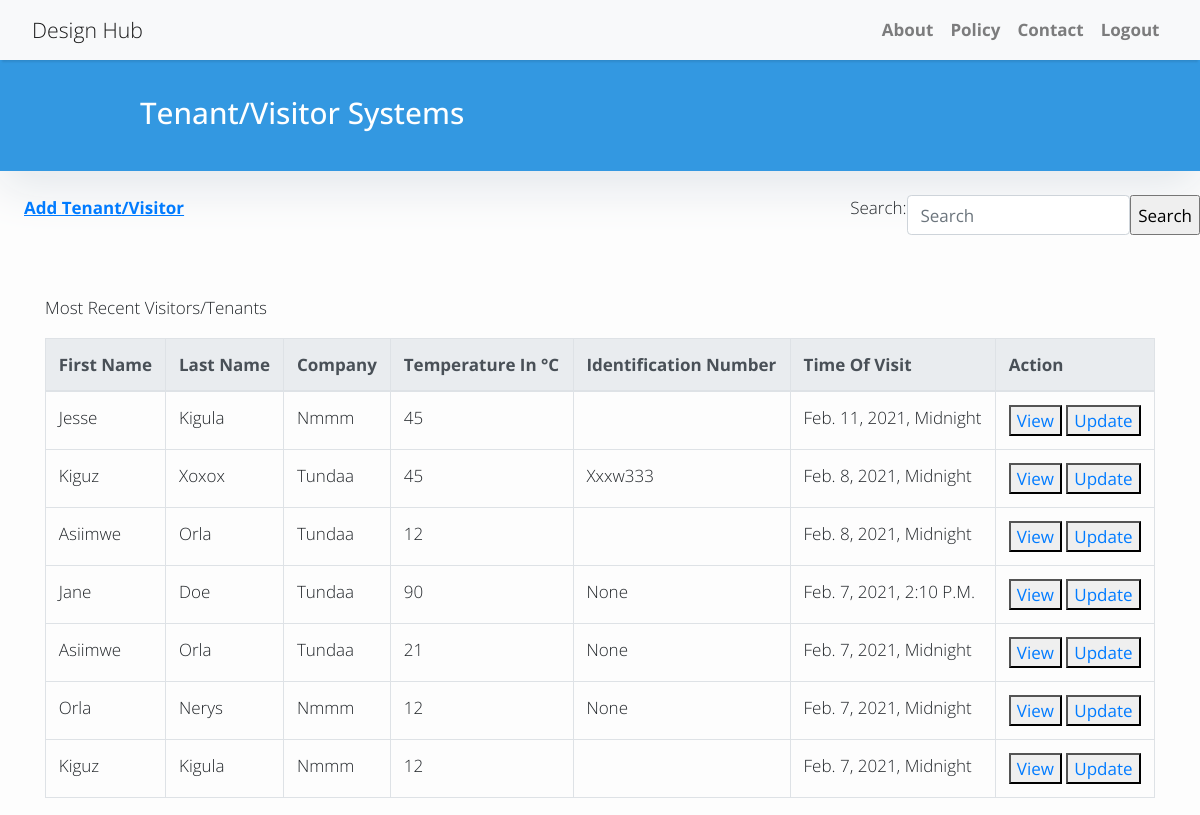
The app's page /visitors (signed in), older data.
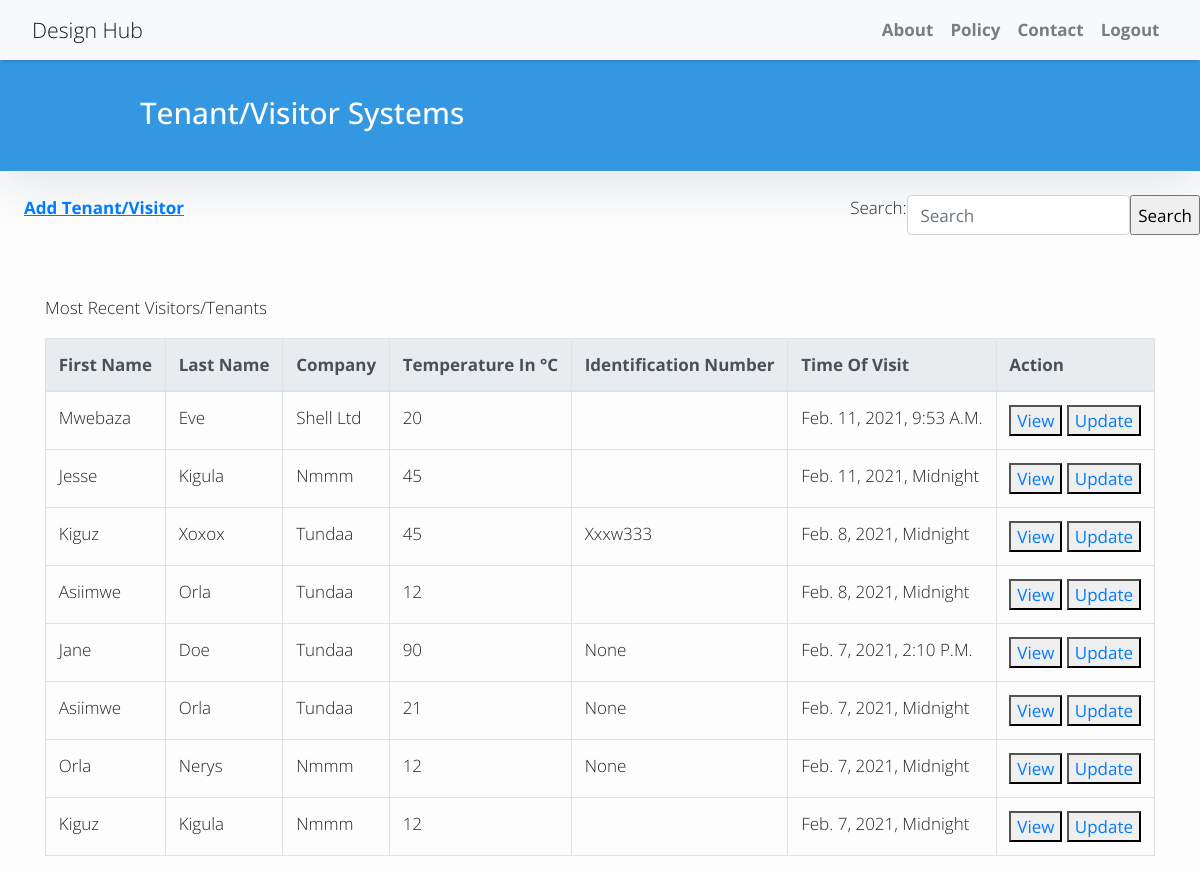
The same page, newer data.
### systems/models.py (models this page shows, shortened)
class Tenant(models.Model):
    id=models.IntegerField(primary_key=True)
    first_name=models.CharField(max_length=20)
    last_name=models.CharField(max_length=20)
    company=models.CharField(max_length=20)
    temperature=models.IntegerField()
    date=models.DateTimeField(auto_now_add=True)
    id_no= models.CharField(blank=True,max_length=20,null=True)
    class Meta:
        ordering=['-date']

### systems/views.py (the view)
# urls.py: path('visitors', views.get_visitors ,name='get_visitors'),
@login_required
def get_visitors(request):
    tenants=Tenant.objects.all()
    form = SearchForm()
    if request.method == 'POST':
        form = SearchForm(request.POST)
        if form.is_valid():
            search_word=form.cleaned_data['search']
            result=Tenant.objects.filter(first_name=search_word)
            context={
                'result':result,
                'form':form
            }
            return(render( request, 'get_visitors.html',context))
        else:
            form= SearchForm()
    else:
        context={
            'tenants':tenants,
            'form':form,
        }
        return(render( request, 'get_visitors.html',context))

### systems/forms.py
class SearchForm(forms.Form):
    search = forms.CharField(
        required=True,
        widget=forms.TextInput(attrs={
            "class": "form-control",
            "placeholder": "Search"
        })
    )

### systems/templates/get_visitors.html (shortened to what this page needs)
{% extends "base.html" %}
{% block content %}
<header class="masthead">
    <div class="container">
        <div class="row">
            <div class=" col-md-8 col-md-10 mx-auto">
                <div class="site-heading">
                    <h3 class=" site-heading my-4 mt-3 text-white"> Tenant/Visitor Systems</h3>
                </div>
            </div>
        </div>
    </div>
</header>
<div>
    <div class='cont'>
        <a class="linked" style='cursor:pointer' href="{% url 'add_visitors'%}"> Add Tenant/Visitor</a>
        <form class="search-form" method="post">
            {{ form }}
            <input type="submit" value="Search">
        </form>
    </div>
   {%if not result%}
    <div class="container">
        <p>Most Recent Visitors/Tenants </p>
        <table class="table table-bordered">
            <thead class="thead-light">
                <tr>
                    <th scope="col">First Name</th>
                    <th scope="col">Last Name</th>
                    <th scope="col">Company</th>
                    <th scope="col">Temperature in &deg;C</th>
                    <th scope="col">Identification number</th>
                    <th scope="col">Time of Visit</th>
                    <th scope="col">Action</th>
                </tr>
            </thead>
            <tbody>
                {%for tenant in tenants%}
                <tr>
                    <td>{{tenant.first_name}} </td>
                    <td>{{tenant.last_name}}</td>
                    <td>{{tenant.company}} </td>
                    <td>{{tenant.temperature}}</td>
                    <td>{{tenant.id_no}} </td>
                    <td>{{tenant.date}} </td>
                    <td><button><a href="{%url 'visitor_details' tenant.pk%}" style="cursor:pointer;"> View </a></button>
                        <button><a href="{%url 'update_visitor' tenant.pk%}" style="cursor:pointer;"> Update</a> </button></td>
                </tr>
                {%endfor%}
            </tbody>
        </table>
    </div>
    {% endif %}
    </div>
    {%endblock%}

### systems/templates/base.html (shortened to what this page needs)
<!DOCTYPE html>
<html>
<head>
    <link rel="stylesheet" href="https://maxcdn.bootstrapcdn.com/bootstrap/4.0.0/css/bootstrap.min.css"
 />
</head>
<body>
    <nav class="navbar navbar-expand-lg navbar-light bg-light shadow" id="mainNav">
        <div class="container-fluid">
            <a class="navbar-brand" href="#">Design Hub</a>
            <div class="collapse navbar-collapse" id="navbarResponsive">
                <ul class="navbar-nav ml-auto">
                    <li class="nav-item text-black">
                        <a class="nav-link text-black font-weight-bold" href="#">About</a>
                    </li>
                    <li class="nav-item text-black">
                        <a class="nav-link text-black font-weight-bold" href="#">Policy</a>
                    </li>
                    <li class="nav-item text-black">
                        <a class="nav-link text-black font-weight-bold" href="3">Contact</a>
                    </li>
                   <div>
    {% if user.is_authenticated %}
    <li class="nav-item text-black">
                        <a class="nav-link text-black font-weight-bold" href="{% url 'logout' %}">Logout</a>
                    </li>
    {% else %}
          <li class="nav-item text-black">
                        <a class="nav-link text-black font-weight-bold" href="{% url 'login' %}">Login</a>
                    </li>
    {% endif %}
</div>
                </ul>
            </div>
        </div>
    </nav>
    {% block content %}{% endblock content %}
</body>
</html>

### systems/templates/base.html (style rules this page uses)
body,html { font-family: 'Open Sans', sans-serif; font-size: 17px; background-color: #fdfdfd; font-weight:'bold' }
.shadow { box-shadow: 0 4px 2px -2px rgba(0, 0, 0, 0.1); }
.masthead { background: #3398E1; height: auto; padding-bottom: 15px; box-shadow: 0 16px 48px #E3E7EB; padding-top: 10px; }

### systems/templates/get_visitors.html (style rules this page uses)
body { font-family: 'Open Sans', sans-serif; font-size: 17px; background-color: #fdfdfd; font-weight: lighter; text-transform: capitalize; }
.cont { display: flex; flex-direction: row; justify-content: space-between; padding-left: 2%; padding-top: 2%; padding-bottom: 5%; }
.search-form { display: flex; flex-direction: row; }
.linked { font-weight: bold; text-decoration: underline; }

Row changes from the older to the newer data that the page shows:
added Tenant: first_name "Mwebaza", last_name "Eve", company "Shell Ltd", temperature "20", date "Feb. 11, 2021, 9:53 A.m."
